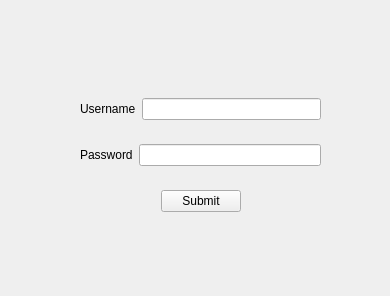
<?xml version="1.0" encoding="UTF-8"?>
<ui version="4.0">
 <class>LoginForm</class>
 <widget class="QWidget" name="LoginForm">
  <property name="geometry">
   <rect>
    <x>0</x>
    <y>0</y>
    <width>390</width>
    <height>296</height>
   </rect>
  </property>
  <property name="windowTitle">
   <string>Form</string>
  </property>
  <widget class="QWidget" name="verticalLayoutWidget">
   <property name="geometry">
    <rect>
     <x>80</x>
     <y>80</y>
     <width>241</width>
     <height>151</height>
    </rect>
   </property>
   <layout class="QVBoxLayout" name="verticalLayout">
    <item>
     <layout class="QHBoxLayout" name="horizontalLayout">
      <item>
       <widget class="QLabel" name="label">
        <property name="text">
         <string>Username</string>
        </property>
       </widget>
      </item>
      <item>
       <widget class="QLineEdit" name="username"/>
      </item>
     </layout>
    </item>
    <item>
     <layout class="QHBoxLayout" name="horizontalLayout_2">
      <item>
       <widget class="QLabel" name="label_2">
        <property name="text">
         <string>Password</string>
        </property>
       </widget>
      </item>
      <item>
       <widget class="QLineEdit" name="password"/>
      </item>
     </layout>
    </item>
    <item>
     <layout class="QHBoxLayout" name="horizontalLayout_3">
      <item>
       <spacer name="horizontalSpacer">
        <property name="orientation">
         <enum>Qt::Horizontal</enum>
        </property>
        <property name="sizeHint" stdset="0">
         <size>
          <width>40</width>
          <height>20</height>
         </size>
        </property>
       </spacer>
      </item>
      <item>
       <widget class="QPushButton" name="pushButton">
        <property name="text">
         <string>Submit</string>
        </property>
       </widget>
      </item>
      <item>
       <spacer name="horizontalSpacer_2">
        <property name="orientation">
         <enum>Qt::Horizontal</enum>
        </property>
        <property name="sizeHint" stdset="0">
         <size>
          <width>40</width>
          <height>20</height>
         </size>
        </property>
       </spacer>
      </item>
     </layout>
    </item>
   </layout>
  </widget>
 </widget>
 <resources/>
 <connections/>
</ui>
